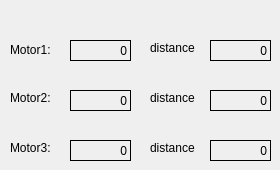
    <widget class="QWidget" name="tab_5">
     <attribute name="title">
      <string>Motor Position</string>
     </attribute>
     <widget class="QLabel" name="label_distance_Motor1">
      <property name="geometry">
       <rect>
        <x>210</x>
        <y>40</y>
        <width>61</width>
        <height>21</height>
       </rect>
      </property>
      <property name="frameShape">
       <enum>QFrame::Box</enum>
      </property>
      <property name="text">
       <string>0</string>
      </property>
      <property name="alignment">
       <set>Qt::AlignRight|Qt::AlignTrailing|Qt::AlignVCenter</set>
      </property>
     </widget>
     <widget class="QLabel" name="label_position_Motor1">
      <property name="geometry">
       <rect>
        <x>70</x>
        <y>40</y>
        <width>61</width>
        <height>21</height>
       </rect>
      </property>
      <property name="frameShape">
       <enum>QFrame::Box</enum>
      </property>
      <property name="text">
       <string>0</string>
      </property>
      <property name="alignment">
       <set>Qt::AlignRight|Qt::AlignTrailing|Qt::AlignVCenter</set>
      </property>
     </widget>
     <widget class="QLabel" name="label_position_Motor2">
      <property name="geometry">
       <rect>
        <x>70</x>
        <y>90</y>
        <width>61</width>
        <height>21</height>
       </rect>
      </property>
      <property name="frameShape">
       <enum>QFrame::Box</enum>
      </property>
      <property name="text">
       <string>0</string>
      </property>
      <property name="alignment">
       <set>Qt::AlignRight|Qt::AlignTrailing|Qt::AlignVCenter</set>
      </property>
     </widget>
     <widget class="QLabel" name="label_distance_Motor2">
      <property name="geometry">
       <rect>
        <x>210</x>
        <y>90</y>
        <width>61</width>
        <height>21</height>
       </rect>
      </property>
      <property name="frameShape">
       <enum>QFrame::Box</enum>
      </property>
      <property name="text">
       <string>0</string>
      </property>
      <property name="alignment">
       <set>Qt::AlignRight|Qt::AlignTrailing|Qt::AlignVCenter</set>
      </property>
     </widget>
     <widget class="QLabel" name="label_position_Motor3">
      <property name="geometry">
       <rect>
        <x>70</x>
        <y>140</y>
        <width>61</width>
        <height>21</height>
       </rect>
      </property>
      <property name="frameShape">
       <enum>QFrame::Box</enum>
      </property>
      <property name="text">
       <string>0</string>
      </property>
      <property name="alignment">
       <set>Qt::AlignRight|Qt::AlignTrailing|Qt::AlignVCenter</set>
      </property>
     </widget>
     <widget class="QLabel" name="label_distance_Motor3">
      <property name="geometry">
       <rect>
        <x>210</x>
        <y>140</y>
        <width>61</width>
        <height>21</height>
       </rect>
      </property>
      <property name="frameShape">
       <enum>QFrame::Box</enum>
      </property>
      <property name="text">
       <string>0</string>
      </property>
      <property name="alignment">
       <set>Qt::AlignRight|Qt::AlignTrailing|Qt::AlignVCenter</set>
      </property>
     </widget>
     <widget class="QLabel" name="label_8">
      <property name="geometry">
       <rect>
        <x>10</x>
        <y>42</y>
        <width>54</width>
        <height>16</height>
       </rect>
      </property>
      <property name="text">
       <string>Motor1:</string>
      </property>
     </widget>
     <widget class="QLabel" name="label_9">
      <property name="geometry">
       <rect>
        <x>10</x>
        <y>90</y>
        <width>54</width>
        <height>16</height>
       </rect>
      </property>
      <property name="text">
       <string>Motor2:</string>
      </property>
     </widget>
     <widget class="QLabel" name="label_10">
      <property name="geometry">
       <rect>
        <x>10</x>
        <y>140</y>
        <width>54</width>
        <height>16</height>
       </rect>
      </property>
      <property name="text">
       <string>Motor3:</string>
      </property>
     </widget>
     <widget class="QLabel" name="label_11">
      <property name="geometry">
       <rect>
        <x>150</x>
        <y>40</y>
        <width>54</width>
        <height>16</height>
       </rect>
      </property>
      <property name="text">
       <string>distance</string>
      </property>
     </widget>
     <widget class="QLabel" name="label_12">
      <property name="geometry">
       <rect>
        <x>150</x>
        <y>90</y>
        <width>54</width>
        <height>16</height>
       </rect>
      </property>
      <property name="text">
       <string>distance</string>
      </property>
     </widget>
     <widget class="QLabel" name="label_13">
      <property name="geometry">
       <rect>
        <x>150</x>
        <y>140</y>
        <width>54</width>
        <height>16</height>
       </rect>
      </property>
      <property name="text">
       <string>distance</string>
      </property>
     </widget>
    </widget>
